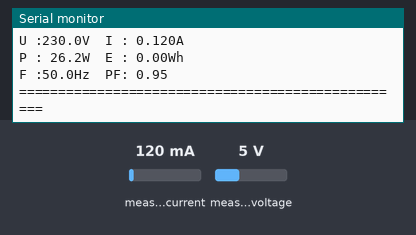
A sketch run on a simulated ESP32. Parts: the last lines printed to the serial monitor. Inputs (shaded band) come from the test bench; at power-on: measured current 120 mA, measured voltage 5 V.

Above: at 5.8 s.
5.9 s: measured current set to 40 mA
At 11.0 s:
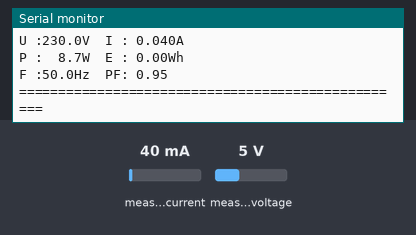
11.5 s: measured current set to 500 mA
At 16.0 s:
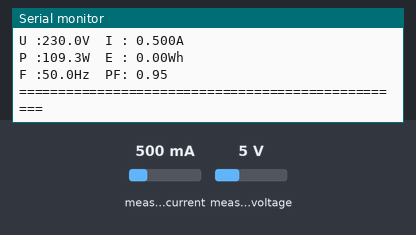
16.5 s: measured voltage set to 0.3 V
At 21.0 s:
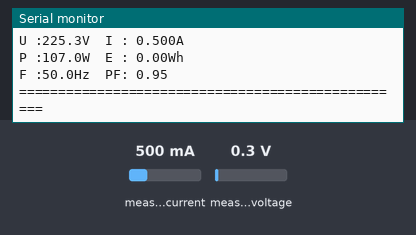
Timing chart, 0 to 22.5 s (numbered marks = the images above; inputs shaded):
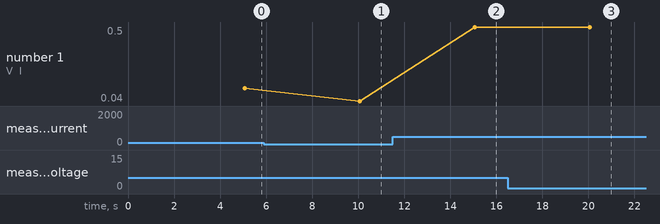

Measured:
- after the input at 5.9 s, the serial monitor: prints a new line after 4.2 s (image 1)
- after the input at 11.5 s, the serial monitor: prints a new line after 3.6 s (image 2)
- after the input at 16.5 s, the serial monitor: prints a new line after 3.6 s (image 3)
- plotted number 1: 0.12 → 0.04 after the input at 5.9 s, 0.04 → 0.5 after the input at 11.5 s

The sketch:

pzem004.ino
```cpp
#include <PZEM004Tv30.h>

#define RX_PZEM_004 16
#define TX_PZEM_004 17

PZEM004Tv30 pzem004(Serial1, RX_PZEM_004, TX_PZEM_004);

typedef struct
{
  float voltage;
  float current;
  float power;
  float energy;
  float frequency;
  float pf;
} _electricalParas;

_electricalParas station_2;

uint32_t lastMillis = 0;
uint16_t interval = 5000;

void setup() {
  Serial.begin(9600);
  Serial1.begin(9600, SERIAL_8N1, RX_PZEM_004, TX_PZEM_004);


}

void loop() {

  uint32_t nowMillis = millis();

  if (nowMillis - lastMillis >= interval) {
    lastMillis = nowMillis;

    station_2.voltage = pzem004.voltage();
    station_2.current = pzem004.current();
    station_2.power = pzem004.power();
    station_2.energy = pzem004.energy();
    station_2.frequency = pzem004.frequency();
    station_2.pf = pzem004.pf();

    char station2_line1[30], station2_line2[30], station2_line3[30];
    sprintf(station2_line1, "U :%5.1fV  I :%6.3fA", station_2.voltage, station_2.current);
    sprintf(station2_line2, "P :%5.1fW  E :%5.2fWh", station_2.power, station_2.energy);
    sprintf(station2_line3, "F :%4.1fHz  PF:%5.2f", station_2.frequency, station_2.pf);

    Serial.println("STATION 2 ELECTRICAL PARAMETERS");
    Serial.println(station2_line1);
    Serial.println(station2_line2);
    Serial.println(station2_line3);
    Serial.println("\n==================================================\n");
  }
}
```
